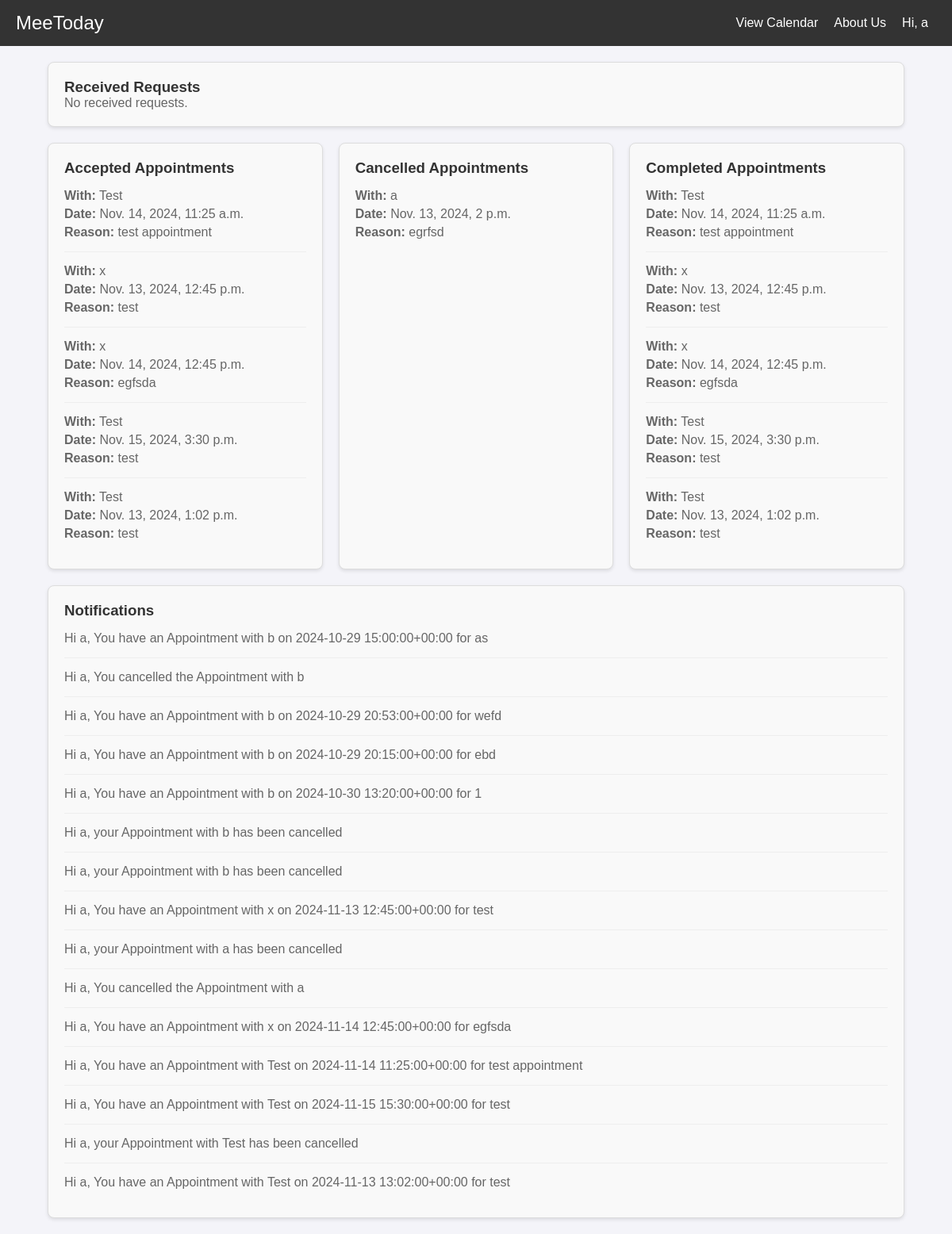
The app's page /notifications/ (signed in) with its own data.
### appointments/models.py (models this page shows, shortened)
class Appointment(models.Model):
    STATUS_CHOICES = [
        ('pending', 'Pending'),
        ('accepted', 'Accepted'),
        ('modified', 'Modified'),
        ('rejected', 'Rejected'),
    ]
    requester = models.ForeignKey(User, on_delete=models.CASCADE, related_name='sent_requests')
    recipient = models.ForeignKey(User, on_delete=models.CASCADE, related_name='received_requests')
    date = models.DateTimeField()
    end_time = models.DateTimeField()  # New field for the end time
    reason = models.TextField()
    status = models.CharField(max_length=10, choices=STATUS_CHOICES, default='pending')

class Notification(models.Model):
    user = models.ForeignKey(User, on_delete=models.CASCADE)
    message = models.TextField()
    created_at = models.DateTimeField(auto_now_add=True)

### appointments/views.py (the view)
# urls.py: path('notifications/', views.notifications_view, name='notifications'),
@login_required
def notifications_view(request):
    received_requests = Appointment.objects.filter(recipient=request.user, status='pending')
    accepted_appointments = Appointment.objects.filter(
        (Q(recipient=request.user) | Q(requester=request.user)) & Q(status='accepted')
    )
    cancelled_appointments = Appointment.objects.filter(
        (Q(recipient=request.user) | Q(requester=request.user)) & Q(status='rejected')
    )
    completed_appointments = Appointment.objects.filter(
        (Q(recipient=request.user) | Q(requester=request.user)) & Q(date__lt=timezone.now()) & Q(status='accepted')
    )
    notifications = Notification.objects.filter(user=request.user)
    context = {
        'received_requests': received_requests,
        'accepted_appointments': accepted_appointments,
        'cancelled_appointments': cancelled_appointments,
        'completed_appointments': completed_appointments,
        'notifications': notifications,
        'user': request.user,
    }
    return render(request, 'notifications.html', context)

### appointments/templatetags/custom_filters.py (called while the page is built)
@register.filter
def other_user(appointment, user):
    if appointment.requester == user:
        return appointment.recipient.username
    return appointment.requester.username

### appointments/templates/notifications.html (shortened to what this page needs)
{% extends 'base.html' %}
{% load custom_filters %}
{% block content %}
    <div class="notifications-container">
        <div class="notification-box">
            <h3>Received Requests</h3>
            {% for appointment in received_requests %}
                <div class="notification-item">
                    <p><strong>From:</strong> {{ appointment.requester.username }}</p>
                    <p><strong>Date:</strong> {{ appointment.date }}</p>
                    <p><strong>Reason:</strong> {{ appointment.reason }}</p>
                    <form method="POST" action="{% url 'handle_request' appointment.id %}">
                        {% csrf_token %}
                        <button type="submit" name="action" value="accept" class="accept">Accept</button>
                        <button type="submit" name="action" value="modify" class="modify">Modify</button>
                        <button type="submit" name="action" value="cancel" class="cancel">Cancel</button>
                    </form>
                </div>
            {% empty %}
                <p>No received requests.</p>
            {% endfor %}
        </div>
        <div class="flex-row">
            <div class="notification-box">
                <h3>Accepted Appointments</h3>
                {% for appointment in accepted_appointments %}
                    <div class="notification-item">
                        <p><strong>With:</strong> {{ appointment|other_user:user }}</p>
                        <p><strong>Date:</strong> {{ appointment.date }}</p>
                        <p><strong>Reason:</strong> {{ appointment.reason }}</p>
                    </div>
                {% empty %}
                    <p>No accepted appointments.</p>
                {% endfor %}
            </div>
            <div class="notification-box">
                <h3>Cancelled Appointments</h3>
                {% for appointment in cancelled_appointments %}
                    <div class="notification-item">
                        <p><strong>With:</strong> {{ appointment|other_user:user }}</p>
                        <p><strong>Date:</strong> {{ appointment.date }}</p>
                        <p><strong>Reason:</strong> {{ appointment.reason }}</p>
                    </div>
                {% empty %}
                    <p>No cancelled or rejected appointments.</p>
                {% endfor %}
            </div>
            <div class="notification-box">
                <h3>Completed Appointments</h3>
                {% for appointment in completed_appointments %}
                    <div class="notification-item">
                        <p><strong>With:</strong> {{ appointment|other_user:user }}</p>
                        <p><strong>Date:</strong> {{ appointment.date }}</p>
                        <p><strong>Reason:</strong> {{ appointment.reason }}</p>
                    </div>
                {% empty %}
                    <p>No completed appointments.</p>
                {% endfor %}
            </div>
        </div>
        <div class="notification-box">
            <h3>Notifications</h3>
            {% for notification in notifications %}
                <div class="notification-item">
                    <p>{{ notification.message }}</p>
                </div>
            {% endfor %}
        </div>
    </div>
{% endblock %}

### appointments/templates/base.html (shortened to what this page needs)
{% load static %}
<!DOCTYPE html>
<html lang="en">
<head>
    <link href='https://cdn.jsdelivr.net/npm/fullcalendar@5.9.0/main.min.css' rel='stylesheet' />
    <link rel="stylesheet" href="{% static 'style.css' %}">
</head>
<body>
    <nav class="navbar">
        <div class="logo">
            <a href="{% url 'home' %}">MeeToday</a>
        </div>
        <div class="menu">
            {% if user.is_authenticated %}
                <a href="{% url 'calendar' %}" class="nav-link">View Calendar</a>
                <a href="{% url 'about_us' %}" class="nav-link">About Us</a>
                <div class="dropdown">
                    <button class="dropbtn">Hi, {{ user.username }}</button>
                </div>
            {% else %}
                <a href="{% url 'login' %}" class="nav-link">Login</a>
                <a href="{% url 'register' %}" class="nav-link">Register</a>
            {% endif %}
        </div>
    </nav>
    <div class="container">
        {% block content %}
        {% endblock %}
    </div>
</body>
</html>

### appointments/static/style.css (style rules this page uses)
* { margin: 0; padding: 0; box-sizing: border-box; }
body { font-family: Arial, sans-serif; background-color: #f4f4f9; color: #333; margin: 0; padding: 0; }
.container { width: 90%; max-width: 1200px; margin: 20px auto; }
body { font-family: Arial, sans-serif; color: #333; margin: 0; padding: 0; }
.navbar { display: flex; justify-content: space-between; align-items: center; background-color: #333; color: #fff; padding: 10px 20px; }
.navbar .logo a { font-size: 1.5rem; color: #fff; text-decoration: none; }
.navbar .menu { display: flex; align-items: center; }
.navbar .nav-link { color: #fff; text-decoration: none; margin: 0 10px; }
.dropdown { position: relative; display: inline-block; }
.dropdown .dropbtn { background-color: #333; color: white; padding: 10px; font-size: 1rem; border: none; cursor: pointer; }
p { color: #666; }
.notification-item { padding: 10px; border-bottom: 1px solid #f4f4f9; }

### appointments/templates/notifications.html (style rules this page uses)
.notifications-container { display: flex; flex-direction: column; gap: 20px; }
.notification-box { border: 1px solid #ddd; border-radius: 8px; padding: 20px; background-color: #f9f9f9; box-shadow: 0 2px 4px rgba(0, 0, 0, 0.1); flex: 1; }
.notification-box h3 { margin-top: 0; color: #333; }
.notification-item { border-bottom: 1px solid #eee; padding: 10px 0; }
.notification-item:last-child { border-bottom: none; }
.notification-item p { margin: 5px 0; }
.flex-row { display: flex; gap: 20px; flex-wrap: wrap; }

### records on screen
Appointment: requester.username "Test", date "Nov. 14, 2024, 11:25 a.m.", reason "test appointment"
Appointment: requester+recipient "x", date "Nov. 13, 2024, 12:45 p.m.", reason "test"
Appointment: requester+recipient "x", date "Nov. 14, 2024, 12:45 p.m.", reason "egfsda"
Appointment: requester+recipient "Test", date "Nov. 15, 2024, 3:30 p.m.", reason "test"
Appointment: requester+recipient "Test", date "Nov. 13, 2024, 1:02 p.m.", reason "test"
Appointment: requester+recipient "a", date "Nov. 13, 2024, 2 p.m.", reason "egrfsd"
Notification: message "Hi a, You have an Appointment with b on 2024-10-29 15:00:00+00:00 for as"
Notification: message "Hi a, You cancelled the Appointment with b"
Notification: message "Hi a, You have an Appointment with b on 2024-10-29 20:53:00+00:00 for wefd"
Notification: message "Hi a, You have an Appointment with b on 2024-10-29 20:15:00+00:00 for ebd"
Notification: message "Hi a, You have an Appointment with b on 2024-10-30 13:20:00+00:00 for 1"
Notification: message "Hi a, your Appointment with b has been cancelled"
Notification: message "Hi a, your Appointment with b has been cancelled"
Notification: message "Hi a, You have an Appointment with x on 2024-11-13 12:45:00+00:00 for test"
Notification: message "Hi a, your Appointment with a has been cancelled"
Notification: message "Hi a, You cancelled the Appointment with a"
Notification: message "Hi a, You have an Appointment with x on 2024-11-14 12:45:00+00:00 for egfsda"
Notification: message "Hi a, You have an Appointment with Test on 2024-11-14 11:25:00+00:00 for test appointment"
Notification: message "Hi a, You have an Appointment with Test on 2024-11-15 15:30:00+00:00 for test"
Notification: message "Hi a, your Appointment with Test has been cancelled"
Notification: message "Hi a, You have an Appointment with Test on 2024-11-13 13:02:00+00:00 for test"

### other values on screen
{{ user.username }} "a"
